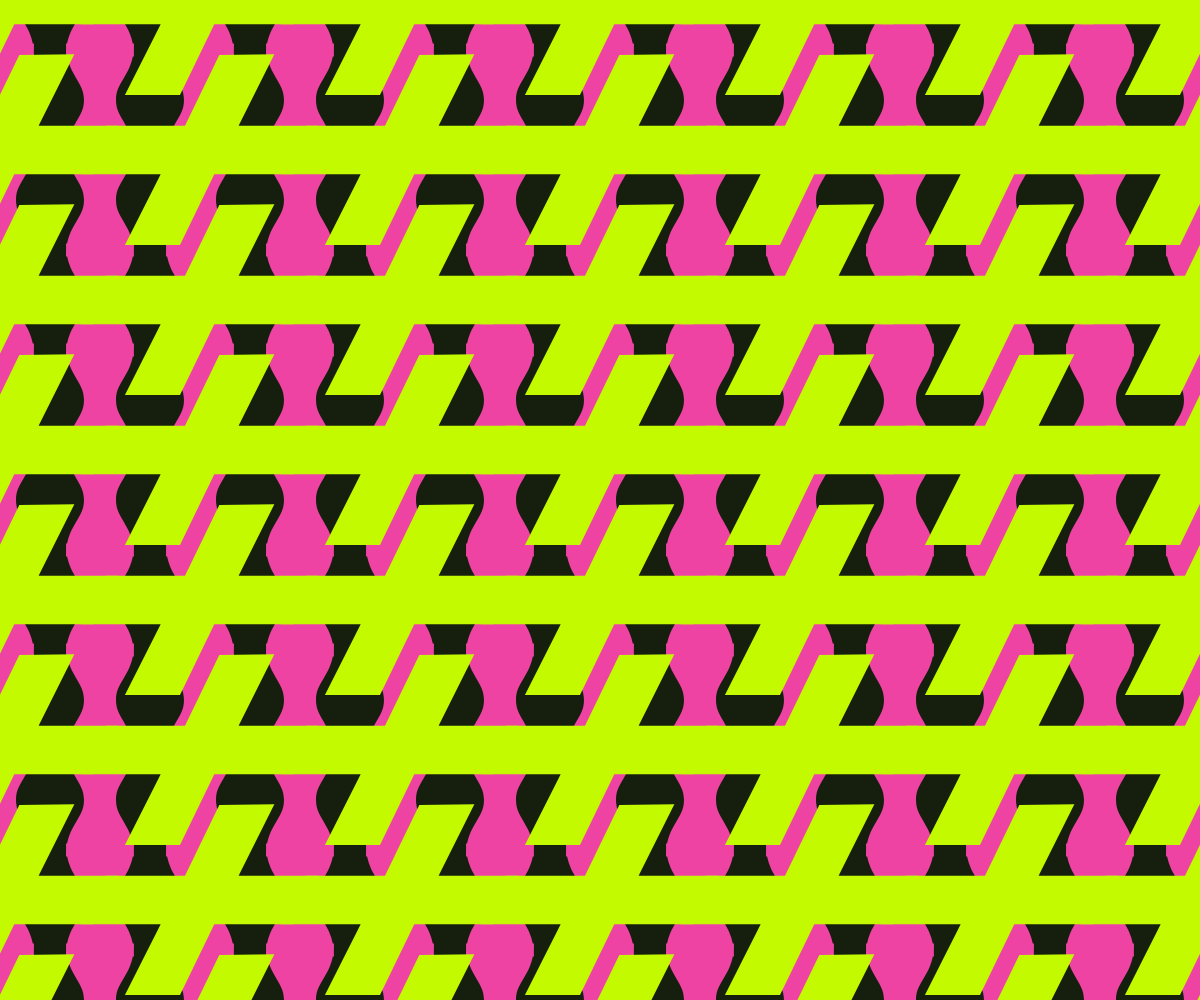
Frame 1 (no input)
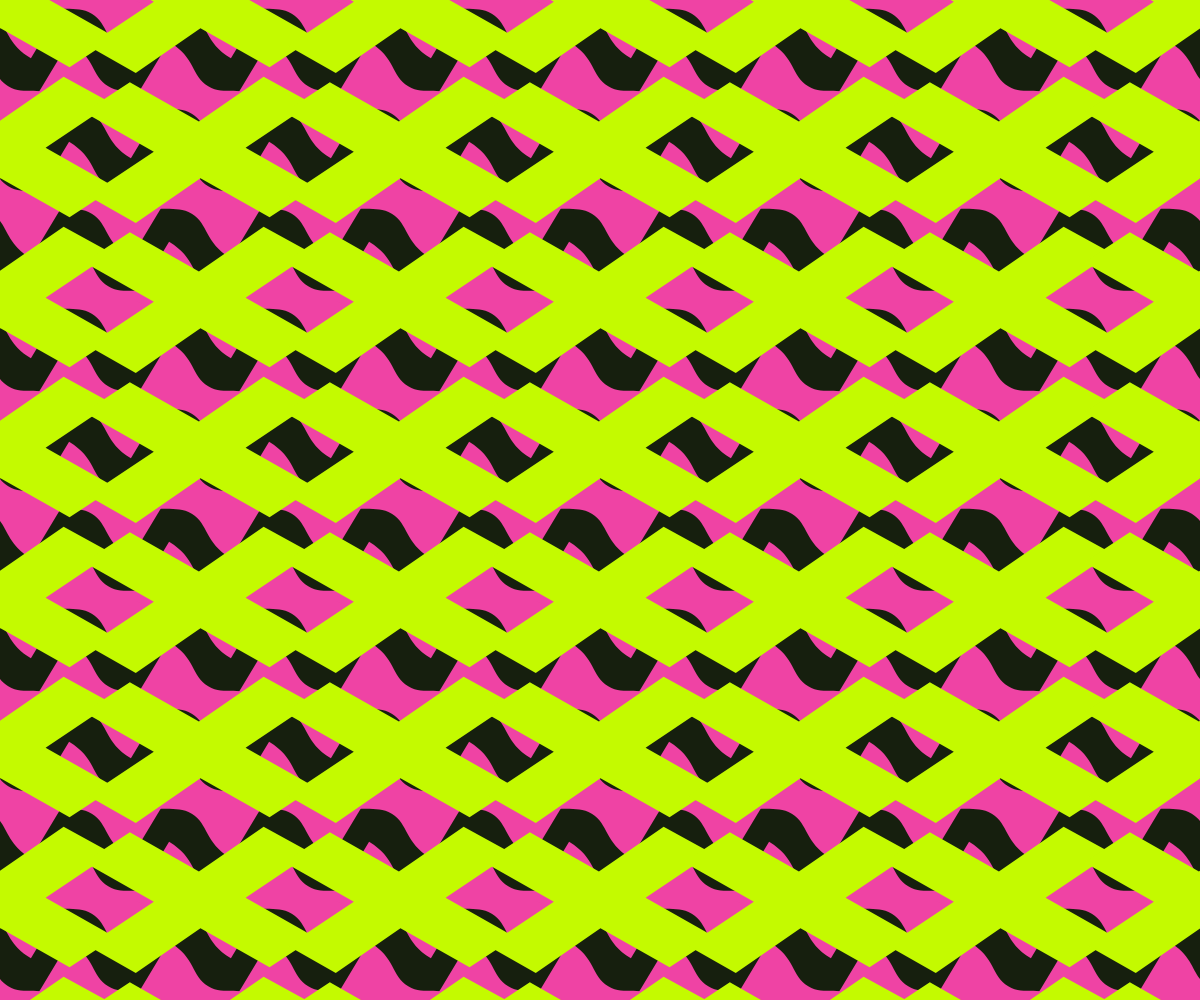
Frame 60 (no input)
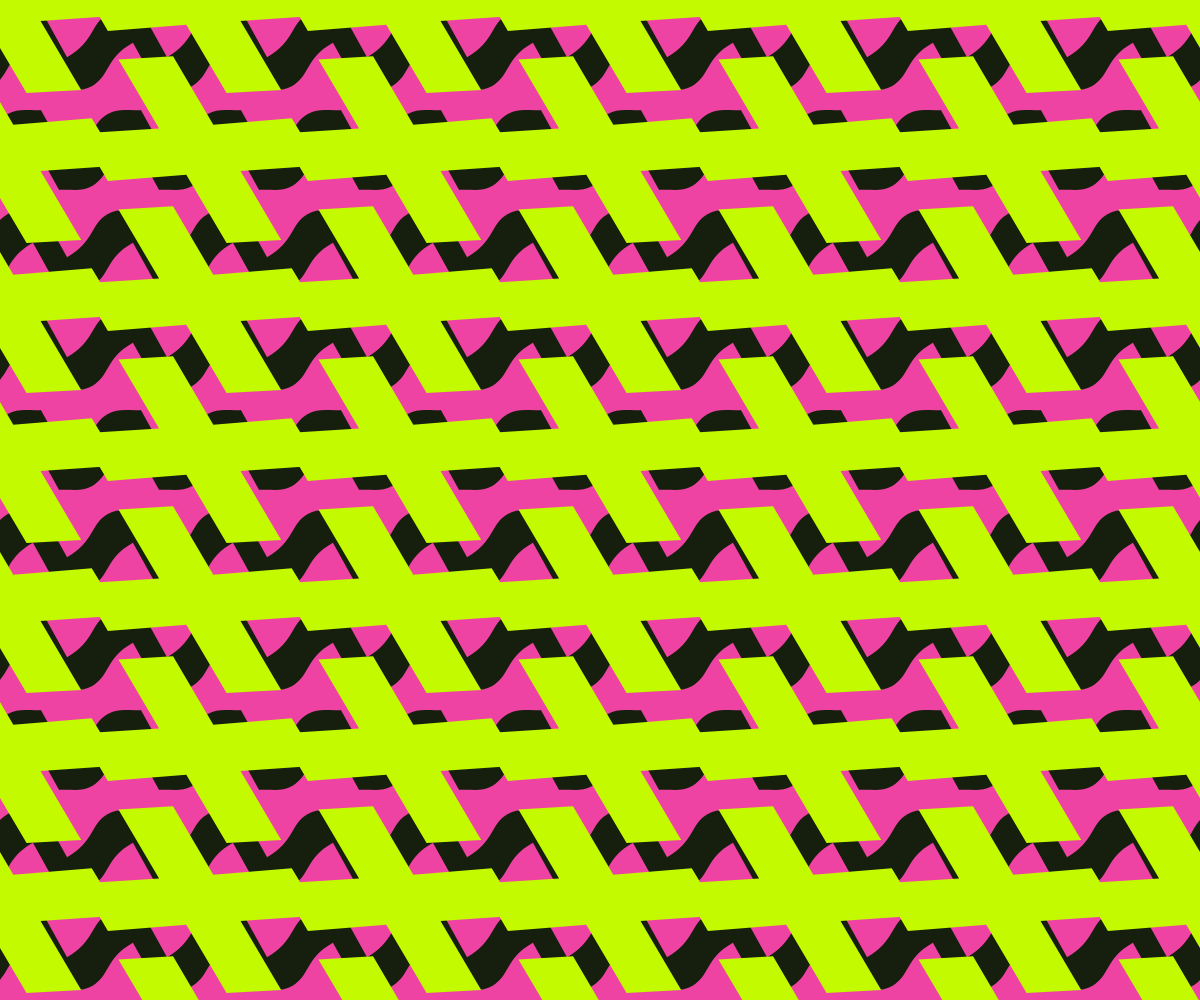
Frame 120 (the mouse pressed at the canvas centre since frame 60)

The p5.js sketch that drew these frames (run headless with seeded random() and noise() and a simulated clock; from frame 60 on, the mouse is pressed at the canvas centre):

// p5.js sketch
// ── sketch.js
// let x, y;
let rad1 = 0,
	rad2 = 0;

function setup() {
	createCanvas(windowWidth, windowHeight);
	// x = width/2;
	// y = height/2;
}

function draw() {
	background('#161F0E');
	noStroke();

	for (let x = 0; x < width + 1000; x += 100) {
		for (let y = 0; y < height + 1000; y += 100) {
			push();
			translate(x, y);
			scale(0.5);
			rotate(rad2);
			fill('#EF43A4');
			beginShape();
			vertex(-68, -113);
			bezierVertex(-68, -50, -32, -40, -32, 0);
			bezierVertex(-32, 40, -68, 50, -68, 113);
			vertex(68, 113);
			bezierVertex(68, 50, 32, 40, 32, 0);
			bezierVertex(32, -40, 68, -50, 68, -113);
			vertex(-68, -113);
			endShape();
			pop();

		}
	}

	for (let x = 0; x < width + 1000; x += 200) {
		for (let y = 0; y < height + 1000; y += 150) {
			push();
			translate(x, y);
			scale(0.55);
			rotate(rad1);
			fill('#C4FA00');
			beginShape();
			vertex(35.1, -172.9);
			vertex(-27.3, -44.2);
			vertex(-171.6, -44.2);
			vertex(-217.1, 44.2);
			vertex(-71.5, 44.2);
			vertex(-136.5, 172.9);
			vertex(-36.4, 172.9);
			vertex(26.0, 44.2);
			vertex(170.3, 44.2);
			vertex(215.8, -44.2);
			vertex(70.2, -44.2);
			vertex(135.2, -174.2);
			endShape();
			pop();
		}
	}

	rad1 += PI / 360;
	rad2 -= PI / 180;
}
